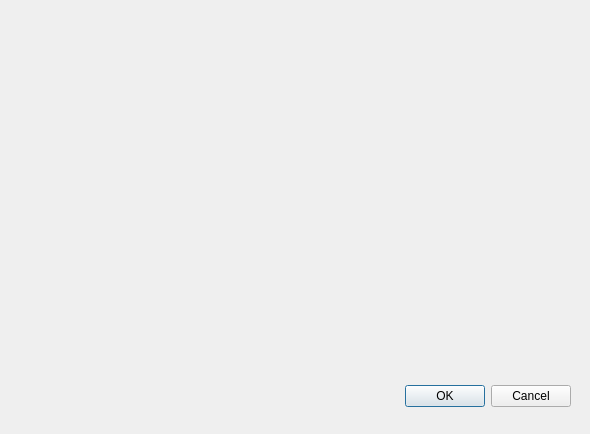
<?xml version="1.0" encoding="UTF-8"?>
<ui version="4.0">
 <class>Dialog</class>
 <widget class="QDialog" name="Dialog">
  <property name="geometry">
   <rect>
    <x>0</x>
    <y>0</y>
    <width>590</width>
    <height>434</height>
   </rect>
  </property>
  <property name="windowTitle">
   <string>Dialog</string>
  </property>
  <widget class="QDialogButtonBox" name="buttonBox">
   <property name="geometry">
    <rect>
     <x>230</x>
     <y>380</y>
     <width>341</width>
     <height>32</height>
    </rect>
   </property>
   <property name="orientation">
    <enum>Qt::Horizontal</enum>
   </property>
   <property name="standardButtons">
    <set>QDialogButtonBox::Cancel|QDialogButtonBox::Ok</set>
   </property>
  </widget>
 </widget>
 <resources/>
 <connections>
  <connection>
   <sender>buttonBox</sender>
   <signal>accepted()</signal>
   <receiver>Dialog</receiver>
   <slot>accept()</slot>
   <hints>
    <hint type="sourcelabel">
     <x>248</x>
     <y>254</y>
    </hint>
    <hint type="destinationlabel">
     <x>157</x>
     <y>274</y>
    </hint>
   </hints>
  </connection>
  <connection>
   <sender>buttonBox</sender>
   <signal>rejected()</signal>
   <receiver>Dialog</receiver>
   <slot>reject()</slot>
   <hints>
    <hint type="sourcelabel">
     <x>316</x>
     <y>260</y>
    </hint>
    <hint type="destinationlabel">
     <x>286</x>
     <y>274</y>
    </hint>
   </hints>
  </connection>
 </connections>
</ui>
